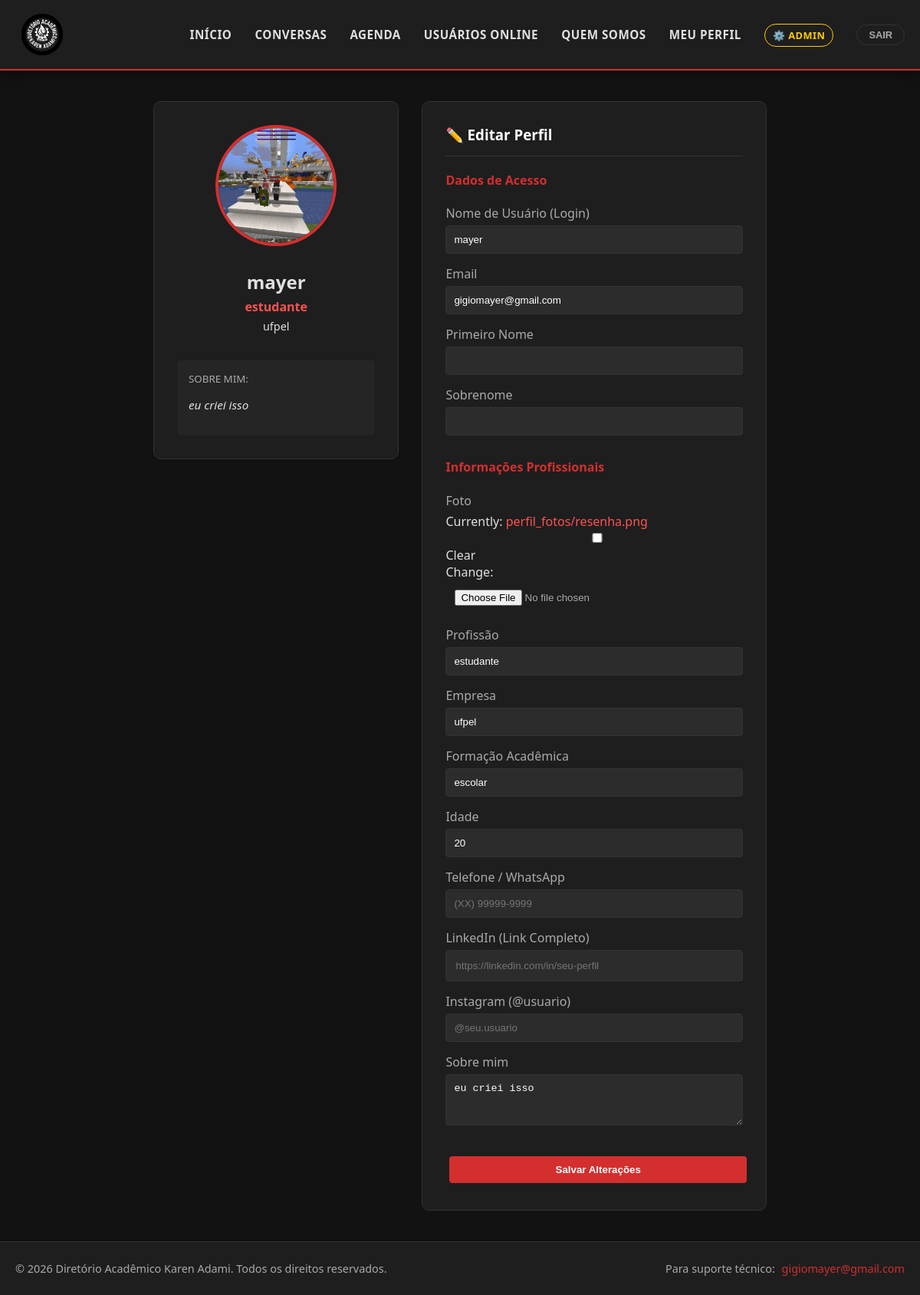
The app's page /perfil/ (signed in) with its own data.
### core/models.py (models this page shows, shortened)
class Perfil(models.Model):
    TIPO_USUARIO_CHOICES = (
        ('Estudante', 'Estudante'),
        ('Mentor', 'Mentor'),
    )
    tipo = models.CharField(
        max_length=20,
        choices=TIPO_USUARIO_CHOICES,
        default='Estudante',
        verbose_name="Tipo de Usuário"
    )
    user = models.OneToOneField(User, on_delete=models.CASCADE, related_name='perfil')
    bio = models.TextField(blank=True, null=True, verbose_name="Sobre mim")
    idade = models.PositiveIntegerField(blank=True, null=True)
    profissao = models.CharField(max_length=100, blank=True, null=True, verbose_name="Profissão")
    formacao = models.CharField(max_length=150, blank=True, null=True, verbose_name="Formação Acadêmica")
    empresa = models.CharField(max_length=100, blank=True, null=True)
    telefone = models.CharField(max_length=20, blank=True, null=True, verbose_name="Telefone / WhatsApp")
    linkedin = models.URLField(blank=True, null=True, verbose_name="LinkedIn (Link Completo)")
    instagram = models.CharField(max_length=50, blank=True, null=True, verbose_name="Instagram (@usuario)")
    foto = models.ImageField(upload_to='perfil_fotos/', blank=True, null=True, default='default.jpg')

### core/views.py (the view)
# urls.py: path('perfil/', views.meu_perfil, name='meu_perfil'),
@login_required
def meu_perfil(request):
    if request.method == 'POST':
        u_form = UserUpdateForm(request.POST, instance=request.user)
        p_form = PerfilUpdateForm(request.POST, request.FILES, instance=request.user.perfil)
        if u_form.is_valid() and p_form.is_valid():
            u_form.save()
            p_form.save()
            return redirect('meu_perfil') # Recarrega a página para mostrar os dados novos
    else:
        u_form = UserUpdateForm(instance=request.user)
        p_form = PerfilUpdateForm(instance=request.user.perfil)
    context = {
        'u_form': u_form,
        'p_form': p_form
    }
    return render(request, 'perfil.html', context)

### core/forms.py
class UserUpdateForm(forms.ModelForm):
    email = forms.EmailField()
    class Meta:
        model = User
        fields = ['username', 'email', 'first_name', 'last_name']
        labels = {
            'username': 'Nome de Usuário (Login)',
            'first_name': 'Primeiro Nome',
            'last_name': 'Sobrenome',
        }

class PerfilUpdateForm(forms.ModelForm):
    class Meta:
        model = Perfil
        fields = ['foto', 'profissao', 'empresa', 'formacao', 'idade', 'telefone', 'linkedin', 'instagram', 'bio']
        widgets = {
            'bio': forms.Textarea(attrs={'rows': 3}),
            'linkedin': forms.URLInput(attrs={'placeholder': 'https://linkedin.com/in/seu-perfil'}),
            'instagram': forms.TextInput(attrs={'placeholder': '@seu.usuario'}),
            'telefone': forms.TextInput(attrs={'placeholder': '(XX) 99999-9999'}),
        }

### templates/perfil.html (shortened to what this page needs)
{% extends 'base.html' %}
{% block content %}
<div style="max-width: 800px; margin: 0 auto; text-align: left;">
    <div style="display: flex; gap: 30px; align-items: flex-start; flex-wrap: wrap;">
        <div style="flex: 1; min-width: 250px; background: var(--card-bg); padding: 30px; border-radius: 10px; border: 1px solid var(--border); text-align: center;">
            {% if user.perfil.foto %}
                <img src="{{ user.perfil.foto.url }}" style="width: 150px; height: 150px; object-fit: cover; border-radius: 50%; border: 4px solid var(--primary); margin-bottom: 15px;">
            {% else %}
                <div style="width: 150px; height: 150px; background: #333; border-radius: 50%; margin: 0 auto 15px; display: flex; align-items: center; justify-content: center; border: 4px solid var(--primary);">
                    <span style="font-size: 3em; color: #666;">📷</span>
                </div>
            {% endif %}
            <h2 style="margin: 10px 0 5px;">{{ user.username }}</h2>
            <p style="color: var(--accent); font-weight: bold; margin: 0;">{{ user.perfil.profissao|default:"Sem profissão" }}</p>
            <p style="font-size: 0.9em; margin-top: 5px;">{{ user.perfil.empresa|default:"" }}</p>
            <div style="margin-top: 20px; text-align: left; background: #252525; padding: 15px; border-radius: 5px;">
                <small style="color: var(--text-muted); display: block; margin-bottom: 5px;">SOBRE MIM:</small>
                <p style="font-style: italic; font-size: 0.95em;">{{ user.perfil.bio|default:"Nenhuma bio informada." }}</p>
            </div>
        </div>
        <div style="flex: 1.5; min-width: 300px; background: var(--card-bg); padding: 30px; border-radius: 10px; border: 1px solid var(--border);">
            <h3 style="margin-top: 0; color: white; border-bottom: 1px solid var(--border); padding-bottom: 15px;">✏️ Editar Perfil</h3>
            <form method="post" enctype="multipart/form-data">
                <h4 style="color: var(--primary); margin-top: 20px;">Dados de Acesso</h4>
                {% for field in u_form %}
                    <div style="margin-bottom: 15px;">
                        <label style="display: block; color: var(--text-muted); margin-bottom: 5px;">{{ field.label }}</label>
                        {{ field }}
                    </div>
                {% endfor %}
                <h4 style="color: var(--primary); margin-top: 30px;">Informações Profissionais</h4>
                {% for field in p_form %}
                    <div style="margin-bottom: 15px;">
                        <label style="display: block; color: var(--text-muted); margin-bottom: 5px;">{{ field.label }}</label>
                        {{ field }}
                    </div>
                {% endfor %}
                <button type="submit" class="btn" style="width: 100%; margin-top: 20px;">Salvar Alterações</button>
            </form>
        </div>
    </div>
</div>
{% endblock %}

### static/css/style.css (style rules this page uses)
img { max-width: 100%; height: auto; }
body, html { overflow-x: hidden; margin: 0; padding: 0; }

### templates/base.html (style rules this page uses)
:root { --bg-color: #121212; --card-bg: #1e1e1e; --text-main: #e0e0e0; --text-muted: #aaaaaa; --primary: #d32f2f; --primary-hover: #b71c1c; --accent: #ff5252; --border: #333333; }
body { font-family: 'Segoe UI', Tahoma, Geneva, Verdana, sans-serif; background-color: var(--bg-color); color: var(--text-main); margin: 0; padding: 0; display: flex; flex-direction: column; min-height: 100vh; }
a { color: var(--accent); text-decoration: none; }
.btn { display: inline-block; padding: 10px 20px; background-color: var(--primary); color: white !important; text-decoration: none; border-radius: 4px; border: none; cursor: pointer; font-weight: bold; margin: 5px; }
input, select, textarea { background-color: #2c2c2c; border: 1px solid var(--border); color: white; padding: 12px; border-radius: 4px; width: 100%; box-sizing: border-box; }

### templates/perfil.html (style rules this page uses)
input[type="text"], input[type="email"], input[type="number"], textarea, select { width: 100%; padding: 10px; background: #2c2c2c !important; border: 1px solid var(--border) !important; color: white !important; border-radius: 4px; }
input[type="file"] { background: none !important; border: none !important; color: var(--text-muted); }

### records on screen
Perfil: p_form "estudante" "ufpel" "escolar" "20" "eu criei isso"

### other values on screen
{{ user.username }} "mayer"
{{ user.perfil.profissao|default:"Sem profissão" }} "estudante"
{{ user.perfil.empresa|default:"" }} "ufpel"
{{ user.perfil.bio|default:"Nenhuma bio informada." }} "eu criei isso"
{{ field.label }} "Nome de Usuário (Login)" "Email" "Primeiro Nome" "Sobrenome"
{{ field.label }} "Foto" "Profissão" "Empresa" "Formação Acadêmica" "Idade" "Telefone / WhatsApp" "LinkedIn (Link Completo)" "Instagram (@usuario)" "Sobre mim"
